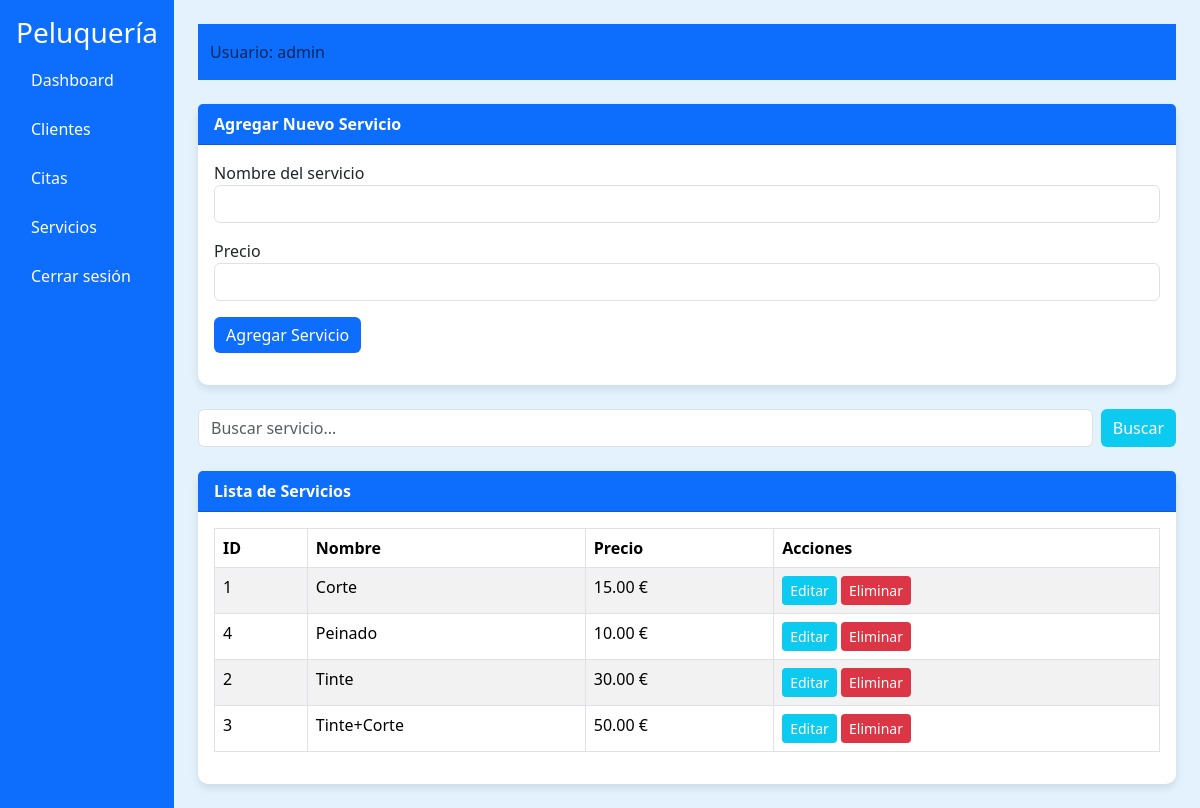
Page /views/servicios.php (signed in) on the committed database.
### tables this page shows
CREATE TABLE `servicios` (
  `id` int(11) NOT NULL,
  `nombre_servicio` varchar(100) DEFAULT NULL,
  `duracion` int(11) DEFAULT NULL,
  `precio` decimal(10,2) DEFAULT NULL
);

### views/servicios.php (the view, shortened to what this page needs)
<?php
include __DIR__ . '/../includes/header.php';
$db = new Database();
$conn = $db->connect();
$busqueda = "";
if (isset($_GET['buscar'])) {
    $busqueda = $_GET['buscar'];
    $resultado = $conn->query("SELECT * FROM servicios WHERE nombre_servicio LIKE '%$busqueda%' OR precio LIKE '%$busqueda%' ORDER BY nombre_servicio ASC");
} else {
    $resultado = $conn->query("SELECT * FROM servicios ORDER BY nombre_servicio ASC");
}
?>
<!DOCTYPE html>
<html lang="es">
<head>
<link href="https://cdn.jsdelivr.net/npm/bootstrap@5.3.2/dist/css/bootstrap.min.css" rel="stylesheet">
</head>
<body>
<div class="d-flex">
    <div class="sidebar p-3">
        <h3>Peluquería</h3>
        <a href="dashboard.php">Dashboard</a>
        <a href="clientes.php">Clientes</a>
        <a href="citas.php">Citas</a>
        <a href="servicios.php">Servicios</a>
        <a href="logout.php">Cerrar sesión</a>
    </div>
    <div class="flex-grow-1 p-4">
        <nav class="navbar mb-4">
            <div class="container-fluid">
                <span class="navbar-text">Usuario: <?php echo $_SESSION['usuario']; ?></span>
            </div>
        </nav>
        <div class="card mb-4">
            <div class="card-header">Agregar Nuevo Servicio</div>
            <div class="card-body">
                <form method="POST">
                    <div class="mb-3">
                        <label>Nombre del servicio</label>
                        <input type="text" class="form-control" name="nombre" required>
                    </div>
                    <div class="mb-3">
                        <label>Precio</label>
                        <input type="number" step="0.01" class="form-control" name="precio" required>
                    </div>
                    <button type="submit" name="agregar" class="btn btn-primary">Agregar Servicio</button>
                </form>
            </div>
        </div>
        <div class="mb-4">
            <form method="GET" class="d-flex">
                <input type="text" name="buscar" class="form-control me-2" placeholder="Buscar servicio..." value="<?php echo htmlspecialchars($busqueda); ?>">
                <button type="submit" class="btn btn-info">Buscar</button>
            </form>
        </div>
        <div class="card">
            <div class="card-header">Lista de Servicios</div>
            <div class="card-body table-responsive">
                <table class="table table-striped table-bordered">
                    <thead>
                        <tr>
                            <th>ID</th>
                            <th>Nombre</th>
                            <th>Precio</th>
                            <th>Acciones</th>
                        </tr>
                    </thead>
                    <tbody>
                        <?php while($fila = $resultado->fetch_assoc()): ?>
                        <tr>
                            <td><?php echo $fila['id']; ?></td>
                            <td><?php echo $fila['nombre_servicio']; ?></td>
                            <td><?php echo $fila['precio']; ?> €</td>
                            <td>
                                <a href="servicios.php?edit_id=<?php echo $fila['id']; ?>" class="btn btn-info btn-sm">Editar</a>
                                <a href="servicios.php?delete_id=<?php echo $fila['id']; ?>" class="btn btn-danger btn-sm" onclick="return confirm('¿Seguro que quieres eliminar este servicio?');">Eliminar</a>
                            </td>
                        </tr>
                        <?php endwhile; ?>
                    </tbody>
                </table>
            </div>
        </div>
    </div>
</div>
</body>
</html>

### includes/header.php (style rules this page uses)
body { background-color: #e3f2fd; }
.navbar { background-color: #0d6efd !important; }
.sidebar { background-color: #0d6efd; min-height: 100vh; color: white; padding-top: 20px; }
.sidebar a { color: white; display: block; padding: 10px 15px; margin: 5px 0; text-decoration: none; border-radius: 5px; }
.card { border: none; border-radius: 10px; box-shadow: 0 4px 8px rgba(0,0,0,0.1); }
.card-header { background-color: #0d6efd; color: white; font-weight: bold; }
.btn-primary { background-color: #0d6efd; border: none; }
.btn-info { background-color: #0dcaf0; color: white; border: none; }
.table thead { background-color: #0d6efd; color: white; }

### views/servicios.php (style rules this page uses)
body { background-color: #e3f2fd; }
.navbar { background-color: #0d6efd !important; }
.sidebar { background-color: #0d6efd; min-height: 100vh; color: white; padding-top: 20px; }
.sidebar a { color: white; display: block; padding: 10px 15px; margin: 5px 0; text-decoration: none; border-radius: 5px; }
.card { border: none; border-radius: 10px; box-shadow: 0 4px 8px rgba(0,0,0,0.1); }
.card-header { background-color: #0d6efd; color: white; font-weight: bold; }
.btn-primary { background-color: #0d6efd; border: none; }
.btn-info { background-color: #0dcaf0; color: white; border: none; }
.btn-danger { background-color: #dc3545; border: none; color: white; }
.table thead { background-color: #0d6efd; color: white; }

### rows in the picture
servicios: id "1", nombre_servicio "Corte", precio "15.00"
servicios: id "4", nombre_servicio "Peinado", precio "10.00"
servicios: id "2", nombre_servicio "Tinte", precio "30.00"
servicios: id "3", nombre_servicio "Tinte+Corte", precio "50.00"

### other values in the picture
$_SESSION['usuario'] "admin"
